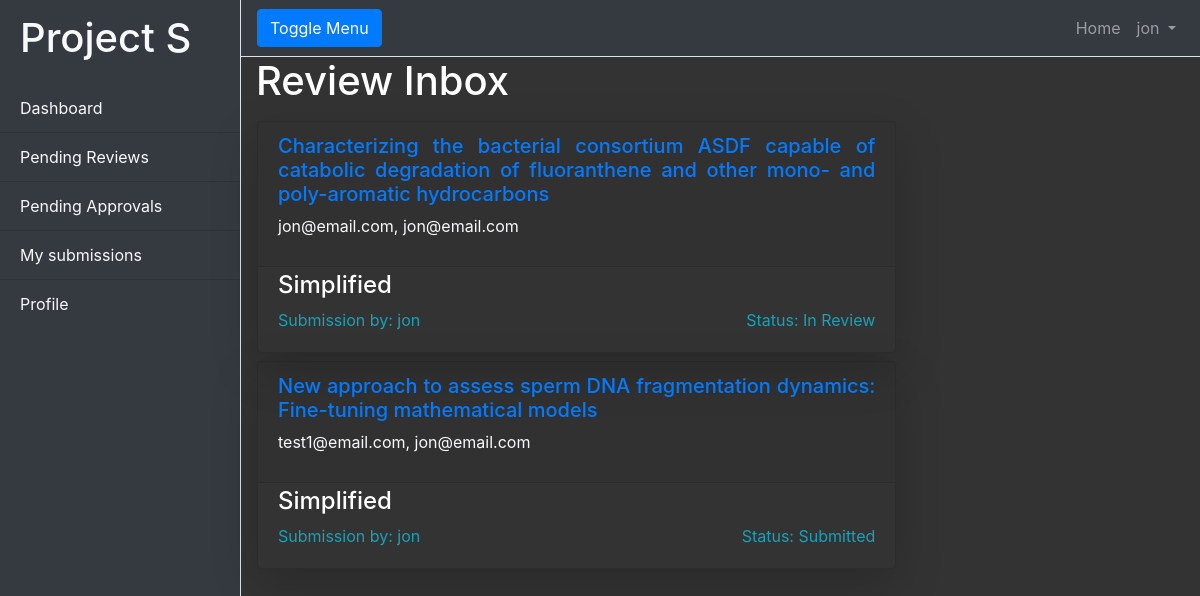
Before: /reviews/inbox (signed in) with the older database file.
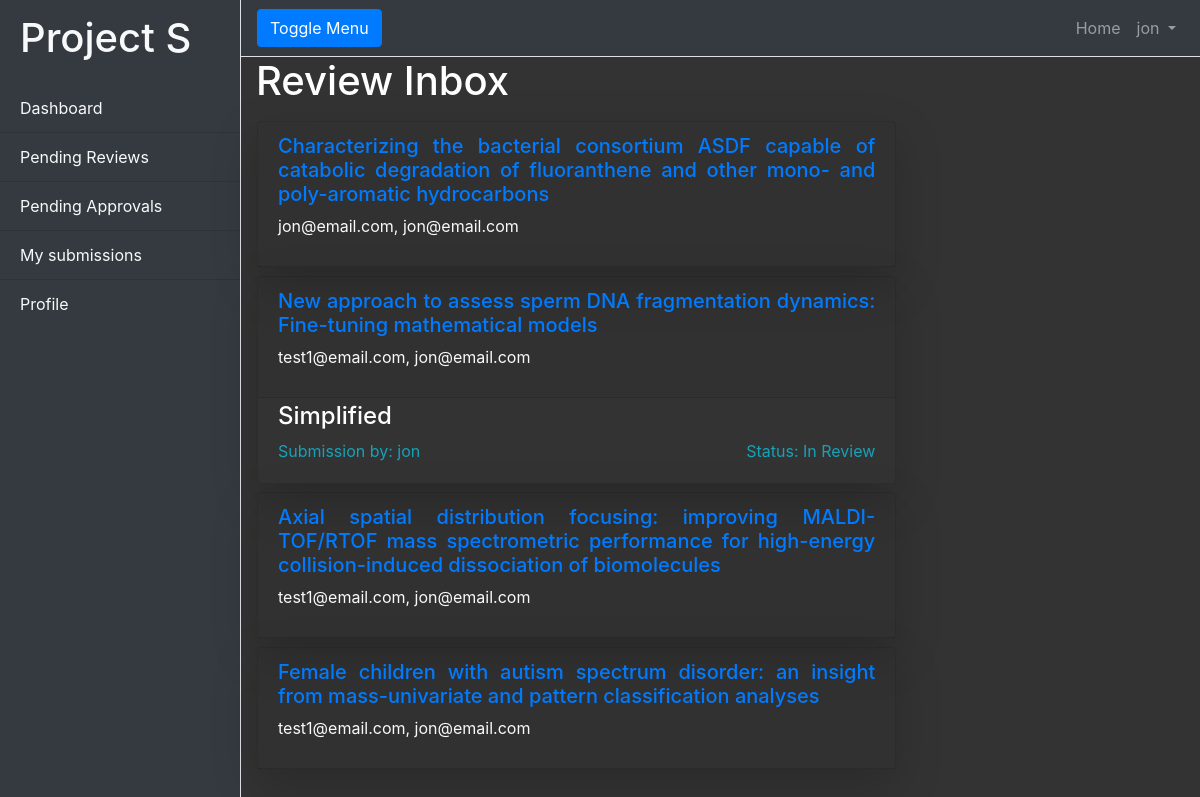
After: the same page with the newer database file.
### Articles/models.py (models this page shows, shortened)
class Article (models.Model):
    name = models.CharField(max_length = 255)
    link = models.URLField()
    PI = models.ForeignKey(settings.AUTH_USER_MODEL, on_delete= models.CASCADE, related_name='article_PI')
    first_author = models.ForeignKey(settings.AUTH_USER_MODEL, on_delete= models.CASCADE, related_name='article_FA')
    article_text = RichTextField(blank = True, null=True)
    reviewers = models.ManyToManyField(settings.AUTH_USER_MODEL, related_name='can_review')
    approvers = models.ManyToManyField(settings.AUTH_USER_MODEL, related_name='can_approve')

class S_article_submission(models.Model):
    class submission_status(models.TextChoices):
        not_submitted = 'Awaiting submission', ('Awaiting submission')
        submitted = 'Submitted', ('Submitted')
        in_review = 'In Review', ('In Review')
        reviewed = 'Reviewed', ('Reviewed')
        approved = 'Approved', ('Approved')
    article = models.ForeignKey(Article, on_delete= models.CASCADE, related_name='submission')
    created_by = models.ForeignKey(settings.AUTH_USER_MODEL, on_delete=models.CASCADE, related_name='created_this_submission')
    created_at = models.DateTimeField(auto_now_add=True)
    updated_at = models.DateTimeField(auto_now=True)
    status = models.CharField(max_length=150, choices=submission_status.choices, default = submission_status.not_submitted)
    reviewed_by = models.ForeignKey(settings.AUTH_USER_MODEL, on_delete=models.CASCADE, related_name='reviewed_this_submission', null=True, blank=True)
    text = RichTextField(blank=True, null=True)

### Accounts/models.py (models this page shows, shortened)
class User(AbstractUser):
    class UserType(models.TextChoices):
        PI = 'PI', ('Principal Investigator')
        Grads = 'Grads', ('Graduate Student')
        Undergrad = 'Undergrad', ('Undergrad')
    username = models.CharField(max_length=50)
    email = models.EmailField(unique=True)
    type = models.CharField(max_length = 150, choices = UserType.choices, default = UserType.Undergrad)
    USERNAME_FIELD = 'email'
    REQUIRED_FIELDS = ['username', 'type']
    objects = CustomUserManager()

### Reviews/views.py (the view)
# urls.py: path('inbox', views.ReviewerInboxArticles.as_view(), name='reviewer_inbox'),
@method_decorator(login_required, name='dispatch')
class ReviewerInboxArticles(ListView):
    model = Article
    paginate_by = 5
    context_object_name = 'articles'
    template_name = 'reviewer_inbox.html'
    def get_queryset(self, *args, **kwargs):
        user = self.request.user
        queryset = Article.objects.filter(reviewers = user)
        return queryset
    def get_context_data(self, **kwargs):
        context = super().get_context_data(**kwargs)
        query = Article.objects.filter(reviewers = self.request.user)
        submissions = S_article_submission.objects.filter( Q(article__in=query) & ( Q(status = 'Submitted') | Q(status = 'In Review')))
        context['submissions'] = submissions
        return context

### templates/reviewer_inbox.html
{% extends 'review.html' %}
{% block content %}
<div class="container-fluid ">
    <h1 class="text-justify text-white"> Review Inbox </h1>
</div>
<div class="container-fluid m-3 ">
    <div class="row">
        <div class="col-8 ">
            {% for article in articles %}
            <div class="row">
                <div class="card bg-transparent mb-2 shadow-lg rounded" style="width: 60rem;" >
                    <div class="card-header text-justify">
                        <h5><a href="{% url 'Article_detail' article.pk %}">{{article.name}}</a></h5>
                        <p class="text-light">
                            {{article.first_author}}, {{article.PI}}
                        </p>
                    </div>
                    {% for submission in submissions %}
                        {% if submission.article == article %}
                            <div class="card-body pt-1 overflow-auto">
                                <a href="{% url 'reviewing page' submission.pk %}">
                                    <div class="card-text text-justify ">
                                        <h4 class="text-white">Simplified</h4>
                                        <div class="d-flex justify-content-between text-info">
                                            <div>
                                                Submission by: {{ submission.created_by.username }}
                                            </div>
                                            <div>
                                                Status: {{submission.status}}
                                            </div>
                                        </div>
                                    </div>
                                </a>
                            </div>
                        {% endif %}
                    {% endfor %}
                </div>
            </div>
            {% endfor %}
        </div>
    </div>
</div>
{% endblock content %}

Changed rows visible on the page:
changed Article (number 1 of 4 on the later page): loses S_article_submission (created_by.username "jon", status "In Review")
changed S_article_submission "jon": status "Submitted" → "In Review"
now on this page (row unchanged): Article: name "Axial spatial distribution focusing: improving MALDI-TOF/RTOF mass spectrometric performance for high-energy collision-induced dissociation of biomolecules", first_author "test1@email.com", PI "jon@email.com"
now on this page (row unchanged): Article: name "Female children with autism spectrum disorder: an insight from mass-univariate and pattern classification analyses", first_author "test1@email.com", PI "jon@email.com"
